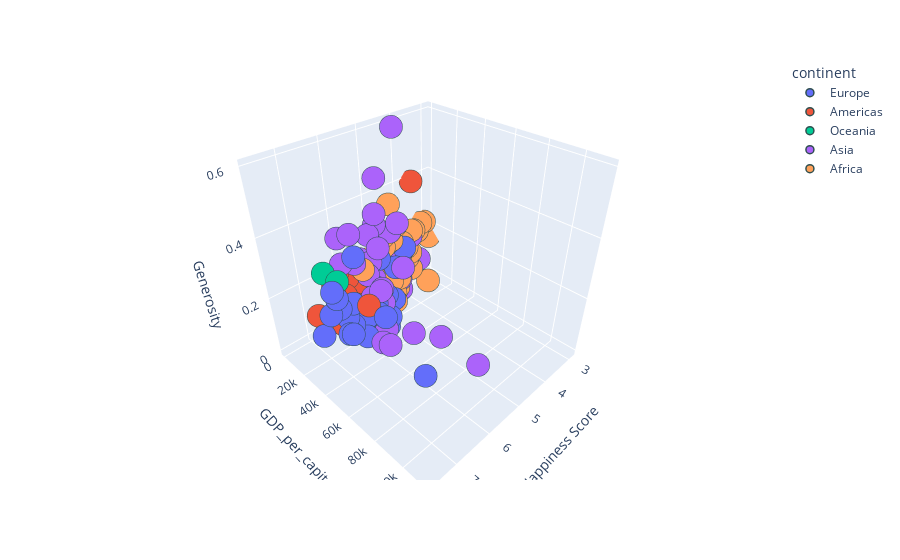

The notebook cell this image was saved under:
### Code cell
import plotly.express as px
import pandas as pd


fig = px.scatter_3d(data1, x = data1["Happiness Score"], y=data1["GDP_per_capita"], z=data1["Generosity"],
                 color=data1["continent"],
                 hover_data=["Country"])

fig.update_layout({
"plot_bgcolor": "rgba(0, 0, 0, 0)",
"paper_bgcolor": "rgba(0, 0, 0, 0)"})


fig.update_traces(marker=dict(size=8, line=dict(width=1.5,
                                        color='DarkSlateGrey')))

### Figure 1 — Plotly figure (JSON) as saved in the notebook; plotly's stock layout.template omitted (floating-point values rounded to 4 significant figures)
{"data": [{"customdata": [["Finland"], ["Norway"], ["Denmark"], ["Iceland"], ["Switzerland"], ["Netherlands"], ["Sweden"], ["United Kingdom"], ["Austria"], ["Ireland"], ["Germany"], ["Belgium"], ["Luxembourg"], ["Czech Republic"], ["Malta"], ["France"], ["Spain"], ["Slovakia"], ["Poland"], ["Italy"], ["Lithuania"], ["Slovenia"], ["Romania"], ["Latvia"], ["Northern Cyprus"], ["Russia"], ["Estonia"], ["Kosovo"], ["Moldova"], ["Hungary"], ["Belarus"], ["Portugal"], ["Serbia"], ["Greece"], ["Montenegro"], ["Croatia"], ["Macedonia"], ["Bosnia and Herzegovina"], ["Bulgaria"], ["Albania"], ["Ukraine"]], "hovertemplate": "continent=Europe<br>Happiness Score=%{x}<br>GDP_per_capita=%{y}<br>Generosity=%{z}<br>Country=%{customdata[0]}<extra></extra>", "legendgroup": "Europe", "marker": {"color": "#636efa", "line": {"color": "DarkSlateGrey", "width": 1.5}, "size": 8, "symbol": "circle"}, "mode": "markers", "name": "Europe", "scene": "scene", "showlegend": true, "type": "scatter3d", "x": [7.632, 7.594, 7.555, 7.495, 7.487, 7.441, 7.314, 7.191, 7.139, 6.977, 6.965, 6.927, 6.911, 6.711, 6.627, 6.489, 6.311, 6.173, 6.123, 6.011, 5.952, 5.948, 5.945, 5.933, 5.835, 5.811, 5.739, 5.662, 5.641, 5.621, 5.483, 5.411, 5.398, 5.358, 5.347, 5.321, 5.185, 5.129, 4.933, 4.586, 4.103], "y": [41899, 65441, 47673, 48606, 59019, 49804, 47194, 40158, 46473, 70361, 45959, 43218, 93734, null, 38147, 39556, 35056, 31326, 28752, 35739, 31065, 32743, 24544, 26437, null, null, 30991, null, null, 28243, 17742, 28687, 16035, 25141, 17278, 23637, null, 12756, 19321, 12306, 7907], "z": [0.202, 0.286, 0.284, 0.353, 0.256, 0.333, 0.285, 0.262, 0.242, 0.307, 0.273, 0.188, 0.196, 0.064, 0.376, 0.098, 0.142, 0.118, 0.108, 0.137, 0.026, 0.16, 0.088, 0.092, 0.179, 0.065, 0.086, 0.274, 0.171, 0.061, 0.101, 0.055, 0.134, 0, 0.111, 0.12, 0.173, 0.216, 0.064, 0.149, 0.187]}, {"customdata": [["Canada"], ["Costa Rica"], ["United States"], ["Mexico"], ["Chile"], ["Panama"], ["Brazil"], ["Argentina"], ["Guatemala"], ["Uruguay"], ["Colombia"], ["El Salvador"], ["Nicaragua"], ["Ecuador"], ["Belize"], ["Jamaica"], ["Bolivia"], ["Paraguay"], ["Peru"], ["Honduras"], ["Dominican Republic"], ["Haiti"]], "hovertemplate": "continent=Americas<br>Happiness Score=%{x}<br>GDP_per_capita=%{y}<br>Generosity=%{z}<br>Country=%{customdata[0]}<extra></extra>", "legendgroup": "Americas", "marker": {"color": "#EF553B", "line": {"color": "DarkSlateGrey", "width": 1.5}, "size": 8, "symbol": "circle"}, "mode": "markers", "name": "Americas", "scene": "scene", "showlegend": true, "type": "scatter3d", "x": [7.328, 7.072, 6.886, 6.488, 6.476, 6.431, 6.419, 6.388, 6.382, 6.379, 6.261, 6.167, 6.141, 5.973, 5.956, 5.891, 5.752, 5.681, 5.663, 5.504, 5.302, 3.582], "y": [44051, 15685, 55681, 18102, 22874, 22674, 14283, 18282, 7509, 20916, 13333, 7393, 4910, 10412, 7810, 8266, null, 12063, 12794, 4560, 15821, 1656], "z": [0.321, 0.143, 0.291, 0.069, 0.197, 0.125, 0.11, 0.062, 0.179, 0.13, 0.099, 0.065, 0.208, 0.114, 0.183, 0.096, 0.141, 0.162, 0.092, 0.197, 0.12, 0.392]}, {"customdata": [["New Zealand"], ["Australia"]], "hovertemplate": "continent=Oceania<br>Happiness Score=%{x}<br>GDP_per_capita=%{y}<br>Generosity=%{z}<br>Country=%{customdata[0]}<extra></extra>", "legendgroup": "Oceania", "marker": {"color": "#00cc96", "line": {"color": "DarkSlateGrey", "width": 1.5}, "size": 8, "symbol": "circle"}, "mode": "markers", "name": "Oceania", "scene": "scene", "showlegend": true, "type": "scatter3d", "x": [7.324, 7.272], "y": [36355, 45439], "z": [0.365, 0.361]}, {"customdata": [["Israel"], ["United Arab Emirates"], ["Taiwan"], ["Qatar"], ["Saudi Arabia"], ["Singapore"], ["Malaysia"], ["Bahrain"], ["Uzbekistan"], ["Kuwait"], ["Thailand"], ["Japan"], ["South Korea"], ["Kazakhstan"], ["Cyprus"], ["Turkmenistan"], ["Philippines"], ["Turkey"], ["Pakistan"], ["Hong Kong"], ["Lebanon"], ["China"], ["Azerbaijan"], ["Tajikistan"], ["Jordan"], ["Kyrgyzstan"], ["Mongolia"], ["Vietnam"], ["Indonesia"], ["Bhutan"], ["Nepal"], ["Venezuela"], ["Laos"], ["Bangladesh"], ["Sri Lanka"], ["Iraq"], ["Cambodia"], ["Georgia"], ["Armenia"], ["Myanmar"], ["India"], ["Afghanistan"], ["Yemen"]], "hovertemplate": "continent=Asia<br>Happiness Score=%{x}<br>GDP_per_capita=%{y}<br>Generosity=%{z}<br>Country=%{customdata[0]}<extra></extra>", "legendgroup": "Asia", "marker": {"color": "#ab63fa", "line": {"color": "DarkSlateGrey", "width": 1.5}, "size": 8, "symbol": "circle"}, "mode": "markers", "name": "Asia", "scene": "scene", "showlegend": true, "type": "scatter3d", "x": [6.814, 6.774, 6.441, 6.374, 6.371, 6.343, 6.322, 6.105, 6.096, 6.083, 6.072, 5.915, 5.875, 5.791, 5.762, 5.636, 5.524, 5.483, 5.472, 5.431, 5.358, 5.246, 5.201, 5.199, 5.161, 5.131, 5.125, 5.103, 5.093, 5.082, 4.881, 4.806, 4.623, 4.511, 4.471, 4.456, 4.433, 4.341, 4.321, 4.308, 4.191, 3.632, 3.355], "y": [33661, 66616, null, 112532, 48996, 90091, 28176, 41973, 6240, 65515, 16905, 39294, null, 24738, 33048, 17129, 7943, 25287, 4928, null, 11607, 16187, 16011, 3061, 8309, 3447, 12209, null, 11606, 9348, 2724, null, null, 3879, 11956, 15565, 3870, 10152, 9178, 5922, 6899, 1735, 2285], "z": [0.354, 0.186, 0.151, 0.256, 0.098, 0.261, 0.311, 0.243, 0.328, 0.167, 0.364, 0.079, 0.175, 0.148, 0.202, 0.199, 0.12, 0.106, 0.216, 0.246, 0.214, 0.029, 0.031, 0.187, 0.13, 0.281, 0.253, 0.177, 0.484, 0.364, 0.302, 0.056, 0.23, 0.153, 0.307, 0.148, 0.256, 0.038, 0.077, 0.598, 0.172, 0.191, 0.083]}, {"customdata": [["Trinidad & Tobago"], ["Mauritius"], ["Libya"], ["Algeria"], ["Morocco"], ["Nigeria"], ["Somalia"], ["Cameroon"], ["Gabon"], ["Palestinian Territories"], ["South Africa"], ["Iran"], ["Ivory Coast"], ["Ghana"], ["Senegal"], ["Tunisia"], ["Sierra Leone"], ["Congo (Brazzaville)"], ["Mali"], ["Namibia"], ["Burkina Faso"], ["Egypt"], ["Mozambique"], ["Kenya"], ["Zambia"], ["Mauritania"], ["Ethiopia"], ["Chad"], ["Congo (Kinshasa)"], ["Niger"], ["Uganda"], ["Benin"], ["Sudan"], ["Togo"], ["Guinea"], ["Lesotho"], ["Angola"], ["Madagascar"], ["Zimbabwe"], ["Botswana"], ["Malawi"], ["Liberia"], ["Syria"], ["Rwanda"], ["Tanzania"], ["South Sudan"], ["Central African Republic"], ["Burundi"]], "hovertemplate": "continent=Africa<br>Happiness Score=%{x}<br>GDP_per_capita=%{y}<br>Generosity=%{z}<br>Country=%{customdata[0]}<extra></extra>", "legendgroup": "Africa", "marker": {"color": "#FFA15A", "line": {"color": "DarkSlateGrey", "width": 1.5}, "size": 8, "symbol": "circle"}, "mode": "markers", "name": "Africa", "scene": "scene", "showlegend": true, "type": "scatter3d", "x": [6.192, 5.891, 5.566, 5.295, 5.254, 5.155, 4.982, 4.975, 4.758, 4.743, 4.724, 4.707, 4.671, 4.657, 4.631, 4.592, 4.571, 4.559, 4.447, 4.441, 4.424, 4.419, 4.417, 4.411, 4.377, 4.356, 4.351, 4.301, 4.245, 4.166, 4.161, 4.141, 4.139, 3.999, 3.964, 3.808, 3.795, 3.774, 3.692, 3.591, 3.587, 3.495, 3.462, 3.408, 3.303, 3.254, 3.083, 2.905], "y": [null, 21075, 18406, 13886, 7509, 5316, null, 3352, 15922, null, 12143, null, null, 4212, 3356, 11096, 1425, null, 2056, 9898, 1756, 11014, 1180, 3077, 3748, 3724, 1794, 1746, null, 932, 1807, 2152, 4436, 1565, 2338, 2865, 5725, 1453, 2688, 16518, 1163, 1161, null, 2003, null, 1678, 775, 660], "z": [0.171, 0.245, 0.116, 0.055, 0.026, 0.201, 0.238, 0.183, 0.032, 0.086, 0.103, 0.282, 0.146, 0.212, 0.138, 0.04, 0.238, 0.091, 0.139, 0.051, 0.175, 0.092, 0.206, 0.352, 0.221, 0.134, 0.22, 0.181, 0.197, 0.175, 0.259, 0.163, 0.134, 0.158, 0.185, 0.116, 0.079, 0.155, 0.132, 0.042, 0.21, 0.206, 0.376, 0.2, 0.27, 0.224, 0.218, 0.149]}], "layout": {"legend": {"title": {"text": "continent"}, "tracegroupgap": 0}, "margin": {"t": 60}, "paper_bgcolor": "rgba(0, 0, 0, 0)", "plot_bgcolor": "rgba(0, 0, 0, 0)", "scene": {"domain": {"x": [0, 1], "y": [0, 1]}, "xaxis": {"title": {"text": "Happiness Score"}}, "yaxis": {"title": {"text": "GDP_per_capita"}}, "zaxis": {"title": {"text": "Generosity"}}}}}
